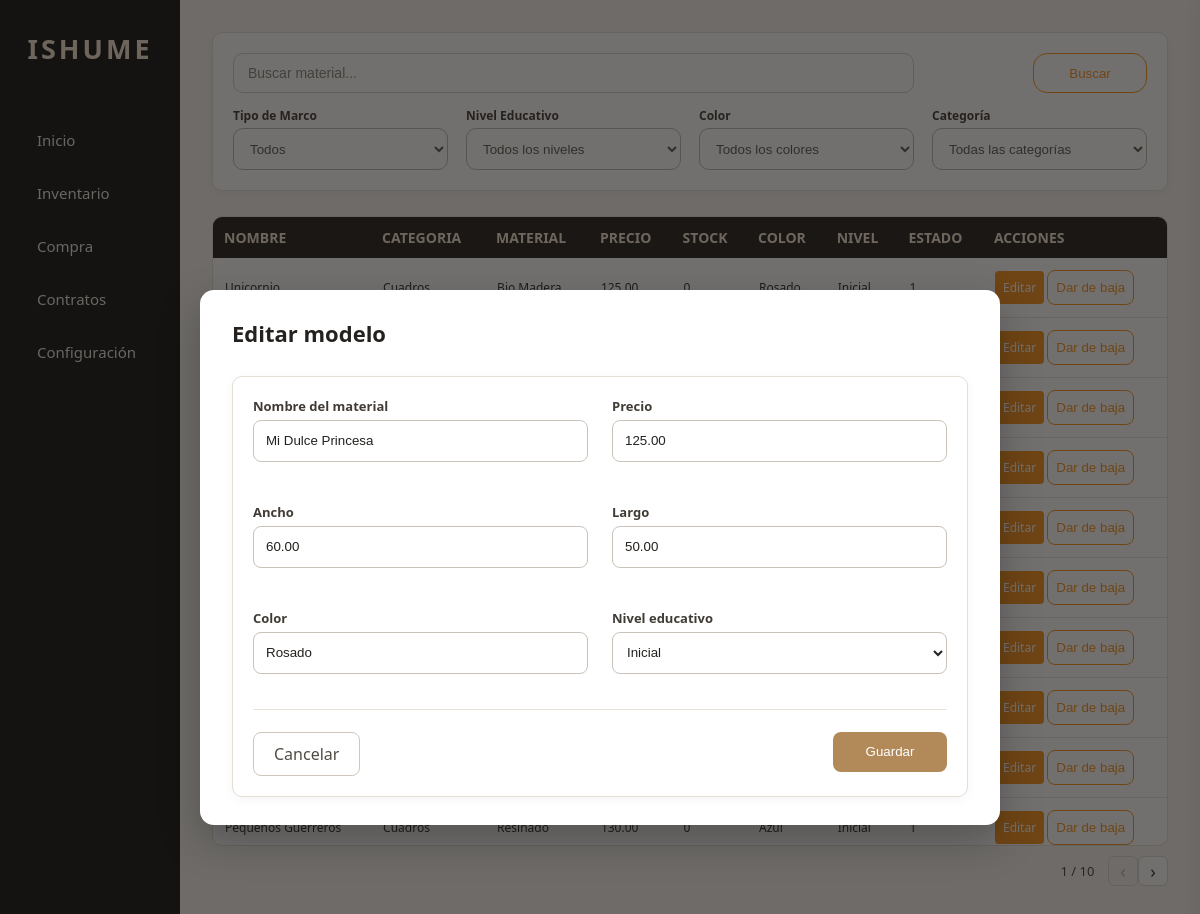
The app's page /index.php?opcion=editar&idModelo=MOD-003 with its own data.
### tables this page shows
create table modelos(
idModelo	char(7) primary key not null,
idCategoria char(7) not null,
idTipoMarco char(7) not null,
NombreMaterial varchar(100) not null,
Precio	decimal(10,2) not null,
Cantidad int not null,
TamañoHorizontal decimal(5,2) not null,
TamañoVertical decimal(5,2) not null,
Color varchar(100) not null,
NivelEducativo varchar (100) not null,
Imagen varchar(255) NULL DEFAULT NULL,
Estado boolean default true not null,


constraint fk_categoria foreign key (idCategoria) references categorias(idCategoria),
constraint fk_tipomarco foreign key (idTipoMarco) references TipoMarco(idTipoMarco)
);

create table categorias (
idCategoria char(7) primary key not null,
NombreCategoria varchar (50) not null
);

create table TipoMarco (
idTipoMarco char(7) primary key not null,
NombreMarco varchar(100)
);

### app/controllers/inventario.php (called while the page is built, shortened)
<?php
require_once __DIR__ . '/../models/inventario.php';
class InventarioController {
    private Inventario $AccionModelo;
    public function   __construct() {
        $this->AccionModelo=new Inventario();
    }
    public function Editar(){
    $idModelo = $_GET['idModelo'] ?? '';
    $modelo = $this->AccionModelo->obtenerModeloPorId($idModelo);
    $buscar = $_GET['buscar'] ?? '';
    $marco = $_GET['marco'] ?? '';
    $nivel = $_GET['nivel'] ?? '';
    $color = $_GET['color'] ?? '';
    $categoria = $_GET['categoria'] ?? '';
    $pagina = $_GET['pagina'] ?? 1;
    $porPagina = 10;
    $inicio = ($pagina - 1) * $porPagina;
    $RecibeModelo = $this->AccionModelo->HablaConModelos($buscar, $marco, $nivel, $color, $categoria, $inicio,
        $porPagina);
    $totalModelos = $this->AccionModelo->contarModelos($buscar,$marco,$nivel,$color,$categoria);
    $totalPaginas = ceil($totalModelos / $porPagina);
    require_once __DIR__ . '/../views/PanelPrincipal.php';
    }
}
?>

### public/index.php (called while the page is built)
<?php
require_once __DIR__ . '/../routes/rutas.php';

### app/models/inventario.php (called while the page is built, shortened)
<?php
require_once __DIR__ . '/../config/conection.php';
class Inventario {
    private PDO $db;
    public function __construct() {
        $conexion = new Database();
        $this->db = $conexion->getConnection();
    }
    public function HablaConModelos ($buscar, $marco, $nivel, $color, $categoria
    , $inicio, $porPagina){
        $sql = "SELECT  modelos.idModelo, modelos.NombreMaterial,
        categorias.NombreCategoria,
        TipoMarco.NombreMarco,
        modelos.Precio,
        modelos.Cantidad,
        modelos.TamañoHorizontal,
        modelos.TamañoVertical,
        modelos.Color,
        modelos.NivelEducativo,
        /* Nuevo parametro*/
        modelos.Imagen,
        modelos.Estado
        FROM modelos
        INNER JOIN categorias
        ON modelos.idCategoria = categorias.idCategoria
        INNER JOIN TipoMarco
        ON modelos.idTipoMarco = TipoMarco.idTipoMarco
        WHERE modelos.Estado = true
        AND modelos.NombreMaterial LIKE :buscar";
        $parametros = [':buscar' => '%' . $buscar . '%'];
        $inicio = (int) $inicio;
        $porPagina = (int) $porPagina;
        $sql .= " ORDER BY modelos.idModelo ASC LIMIT $inicio, $porPagina";
        $ConsultaPreparada = $this->db->prepare($sql);
        $ConsultaPreparada->execute($parametros);
        $RecogerDatos = $ConsultaPreparada->fetchAll();
        return $RecogerDatos;
    }
    public function contarModelos($buscar,$marco,$nivel,$color,$categoria) {
        $sql = "SELECT COUNT(*)
            FROM modelos
            INNER JOIN categorias
            ON modelos.idCategoria = categorias.idCategoria
            INNER JOIN TipoMarco
            ON modelos.idTipoMarco = TipoMarco.idTipoMarco
            WHERE modelos.Estado = true
            AND modelos.NombreMaterial LIKE :buscar";
        $parametros = [
            ':buscar' => '%' . $buscar . '%'
        ];
        $consulta = $this->db->prepare($sql);
        $consulta->execute($parametros);
        return $consulta->fetchColumn();
    }
    public function obtenerModeloPorId($idModelo) {
        $sql = "SELECT *
        FROM modelos
        WHERE idModelo = :idModelo";
        $consulta = $this->db->prepare($sql);
        $consulta->execute([
            ':idModelo' => $idModelo
        ]);
        return $consulta->fetch();
    }
}

### app/config/conection.php (called while the page is built)
<?php
class DataBase{
    private $host = "localhost";
    private $db_name = "BD_ISHUME_1";
    private $username = "root";
    private $password = "";
    public ?PDO $conn =null;
    public function getConnection(): PDO {
        try {
            $this->conn = new PDO("mysql:host={$this->host};dbname={$this->db_name}", $this->username, $this->password);
            $this->conn->setAttribute(PDO::ATTR_ERRMODE, PDO::ERRMODE_EXCEPTION);
        } catch (PDOException $exception) {
            echo "Connection error: " . $exception->getMessage();
        }
        return $this->conn;
    }
}

### app/views/inventario.php (the view, shortened to what this page needs)
<main>
        <form method="GET" action="index.php" class="formulario">
            <div class="buscador">
                <input type="text"
                         name="buscar"
                        placeholder="Buscar material..."
                        value="<?= $_GET['buscar'] ?? '' ?>">
            </div>
                <button type="submit" class="boton-buscar">
                    Buscar
                </button>
        <div class="campo-filtro">
            <label for="filtroMarco">Tipo de Marco </label>
                <select id="filtroMarco" name="marco" class="filtroboton">
                    <option value="">Todos</option>
                </select>
        </div>
        <div class="campo-filtro">
            <label for="filtroNivel"> Nivel Educativo </label>
                <select id='filtroNivel' name="nivel"  class="filtroboton">
                    <option value="">Todos los niveles</option>
                </select>
        </div>
        <div class="campo-filtro">
            <label for="filtroColor"> Color </label>
                <select id='filtroColor' name="color" class="filtroboton">
                    <option value="">Todos los colores</option>
                </select>
        </div>
        <div class="campo-filtro">
            <label for="filtroCategoria"> Categoría </label>
                <select id='filtroCategoria' name="categoria" class="filtroboton">
                    <option value="">Todas las categorías </option>
                </select>
        </div>
    </form>
</main>
<section class="tabla-contenedor">
    <table >
        <thead>
            <tr>
                <th>NOMBRE </th>
                <th>CATEGORIA </th>
                <th>MATERIAL </th>
                <th>PRECIO </th>
                <th>STOCK </th>
                <th>COLOR </th>
                <th>NIVEL </th>
                <th>ESTADO </th>
                <th>ACCIONES</th>
            </tr>
        </thead>
        <tbody>
        <?php foreach ($RecibeModelo as $datos):  ?>
            <tr class="fila-modelo"
                data-id="<?= htmlspecialchars($datos['idModelo']) ?>"
                data-nombre="<?= htmlspecialchars($datos['NombreMaterial']) ?>"
                data-categoria="<?= htmlspecialchars($datos['NombreCategoria']) ?>"
                data-marco="<?= htmlspecialchars($datos['NombreMarco']) ?>"
                data-ancho="<?= htmlspecialchars($datos['TamañoHorizontal']) ?>"
                data-largo="<?= htmlspecialchars($datos['TamañoVertical']) ?>"
                data-color="<?= htmlspecialchars($datos['Color'] ?? '') ?>"
                data-nivel="<?= htmlspecialchars($datos['NivelEducativo'] ?? '') ?>"
                data-imagen="<?= htmlspecialchars($datos['Imagen'] ?? '') ?>">
                <td ><?= $datos['NombreMaterial']  ?></td>
                <td ><?= $datos['NombreCategoria']  ?></td>
                <td ><?= $datos['NombreMarco']  ?></td>
                <td ><?= $datos['Precio']  ?></td>
                <td ><?= $datos['Cantidad']  ?></td>
                <td ><?= $datos['Color']  ?></td>
                <td ><?= $datos['NivelEducativo']  ?></td>
                <td ><?= $datos['Estado']  ?></td>
                <td>
                    <a class ="lin-editar "href="?opcion=editar&idModelo=<?=$datos['idModelo'] ?>">Editar</a>
                    <button type="button"
                        class="boton-baja"
                        data-id="<?= $datos['idModelo'] ?>"
                        data-nombre="<?= htmlspecialchars($datos['NombreMaterial']) ?>"
                        data-stock="<?= $datos['Cantidad'] ?>">
                            Dar de baja
                    </button>
                </td>
            </tr>
        <?php endforeach; ?>
        </tbody>
    </table>
</section>
<nav class="paginacion">
    <span class="rango">
            <?= $pagina ?> / <?= $totalPaginas ?>
    </span>
    <?php if ($pagina > 1): ?>
        <a class="flecha"
            href="?opcion=inventario&buscar=<?=urlencode($_GET['buscar'] ?? '')?>&marco=<?=urlencode($_GET['marco'] ?? '')?>&nivel=<?=urlencode($_GET['nivel'] ?? '')?>&color=<?=urlencode($_GET['color'] ?? '')?>&categoria=<?=urlencode($_GET['categoria'] ?? '')?>&pagina=<?= $pagina - 1 ?>">
            ‹
        </a>
    <?php else: ?>
        <span class="flecha desactivada">
            ‹
         </span>
    <?php endif; ?>
    <?php if ($pagina < $totalPaginas): ?>
        <a class="flecha"
            href="?opcion=inventario&buscar=<?=urlencode($_GET['buscar'] ?? '')?>&marco=<?=urlencode($_GET['marco'] ?? '') ?>&nivel=<?=urlencode($_GET['nivel'] ?? '')?>&color=<?=urlencode($_GET['color'] ?? '')?>&categoria=<?=urlencode($_GET['categoria'] ?? '')?>&pagina=<?= $pagina + 1 ?>">
            ›
        </a>
    <?php else: ?>
    <span class="flecha desactivada">
        ›
    </span>
    <?php endif; ?>
</nav>
<?php if (!empty($mostrarEditar)): ?>
    <?php require_once __DIR__ . '/editarModelo.php'; ?>
<?php endif; ?>

### app/views/editarModelo.php (shortened to what this page needs)
<div class="modal-editar">
    <div class="contenido-editar">
        <div class="cabecera-editar">
            <h2>Editar modelo</h2>
        </div>
        <form method="POST" action="index.php?opcion=editar" class="form-editar">
            <div class="campo-editar">
                <label>Nombre del material</label>
                <input type="text"
                       name="NombreMaterial"
                       id="NombreMaterial"
                       value="<?= $modelo['NombreMaterial'] ?>">
            </div>
            <div class="campo-editar">
                <label>Precio</label>
                <input type="number"
                       name="Precio"
                       id="Precio"
                       step="0.01"
                       value="<?= $modelo['Precio'] ?>"
                        required>
                        <span class="mensaje-error" id="errorPrecio"></span>
            </div>
            <div class="campo-editar">
                <label>Ancho</label>
                <input type="number"
                       name="TamañoHorizontal"
                       id="TamañoHorizontal"
                       step="0.01"
                       value="<?= $modelo['TamañoHorizontal'] ?>"
                        required>
                <span class="mensaje-error" id="errorHorizontal"></span>
            </div>
            <div class="campo-editar">
                <label>Largo</label>
                <input type="number"
                       name="TamañoVertical"
                       id="TamañoVertical"
                        step="0.01"
                       value="<?= $modelo['TamañoVertical'] ?>"
                        required>
                <span class="mensaje-error" id="errorVertical"></span>
            </div>
            <div class="campo-editar">
                <label>Color</label>
                <input type="text"
                       name="Color"
                       id="Color"
                       value="<?= $modelo['Color'] ?>">
            </div>
             <div class ="campo-editar" >
                <label>Nivel educativo</label>
            <select name="NivelEducativo" class="select-editar"required>
                <option value="Inicial"
                    <?= $modelo['NivelEducativo'] === 'Inicial' ? 'selected' : '' ?>>
                        Inicial
                </option>
            </select>
            </div>
            <div class="acciones-editar">
                <a href="index.php?opcion=inventario" class="boton-cancelar">
                    Cancelar
                </a>
                <button type="submit" class="boton-guardar">
                    Guardar
                </button>
            </div>
        </form>
    </div>
</div>

### public/css/PanelPrincipal.css (style rules this page uses)
* { margin: 0; padding: 0; box-sizing: border-box; }
body { font-family: "Segoe UI", Arial, sans-serif; min-height: 100vh; background-color: #F5F3EF; color: #1A1A1A; }

### records on screen
modelos: NombreMaterial "Unicornio", idCategoria.NombreCategoria "Cuadros", idTipoMarco.NombreMarco "Bio Madera", Precio "125.00", Cantidad "0", Color "Rosado", NivelEducativo "Inicial", Estado "1"
modelos: NombreMaterial "Mi Dulce Princesa", Precio "125.00", TamañoHorizontal "60.00", TamañoVertical "50.00", Color "Rosado", NivelEducativo "Inicial"
modelos: NombreMaterial "Pequeños Guerreros", idCategoria.NombreCategoria "Cuadros", idTipoMarco.NombreMarco "Resinado", Precio "130.00", Cantidad "0", Color "Azul", NivelEducativo "Inicial", Estado "1"

### other values on screen
$pagina "1"
$totalPaginas "10"
